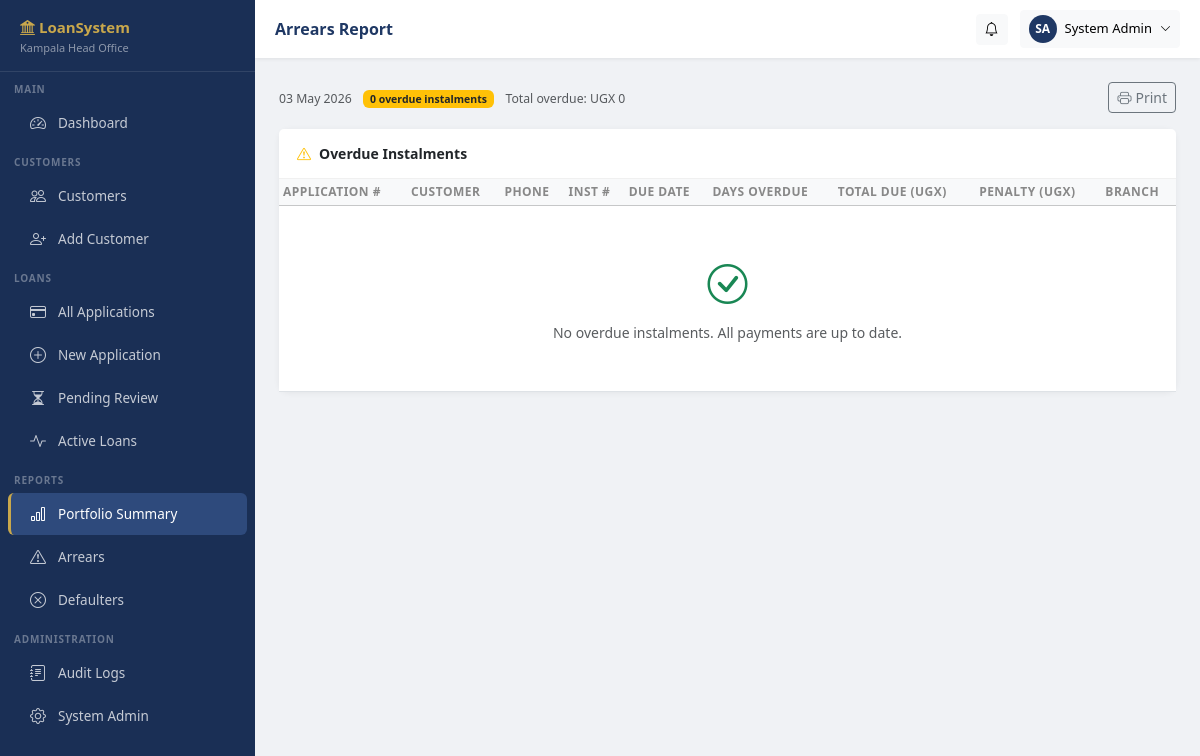
The page /reports/arrears/ (signed in) on the database its author committed.
### apps/accounts/models.py (models this page shows, shortened)
class Branch(models.Model):
    name = models.CharField(max_length=100)
    code = models.CharField(max_length=20, unique=True)
    district = models.CharField(max_length=100)
    address = models.TextField(blank=True)
    phone = models.CharField(max_length=20, blank=True)
    is_head_office = models.BooleanField(default=False)
    is_active = models.BooleanField(default=True)
    created_at = models.DateTimeField(auto_now_add=True)
    class Meta:
        verbose_name_plural = 'Branches'
        ordering = ['name']

class User(AbstractUser):
    ROLE_FIELD_OFFICER    = 'field_officer'
    ROLE_LOAN_OFFICER     = 'loan_officer'
    ROLE_BRANCH_MANAGER   = 'branch_manager'
    ROLE_FINANCE_OFFICER  = 'finance_officer'
    ROLE_MD               = 'managing_director'
    ROLE_ADMIN            = 'admin'
    ROLE_AUDITOR          = 'auditor'
    ROLE_CHOICES = [
        (ROLE_FIELD_OFFICER,   'Field Officer'),
        (ROLE_LOAN_OFFICER,    'Loan Officer'),
        (ROLE_BRANCH_MANAGER,  'Branch Manager'),
        (ROLE_FINANCE_OFFICER, 'Finance Officer'),
        (ROLE_MD,              'Managing Director'),
        (ROLE_ADMIN,           'System Administrator'),
        (ROLE_AUDITOR,         'Internal Auditor'),
    ]
    role   = models.CharField(max_length=30, choices=ROLE_CHOICES, default=ROLE_FIELD_OFFICER)
    branch = models.ForeignKey(Branch, on_delete=models.SET_NULL, null=True, blank=True,
                               related_name='users')
    phone  = models.CharField(max_length=20, blank=True)
    must_change_password = models.BooleanField(default=True)
    last_active = models.DateTimeField(null=True, blank=True)
    failed_login_attempts = models.PositiveSmallIntegerField(default=0)
    locked_at = models.DateTimeField(null=True, blank=True)
    @property
    def is_sys_admin(self):       return self.role == self.ROLE_ADMIN
    @property
    def is_auditor(self):         return self.role == self.ROLE_AUDITOR
    @property
    def sees_all_branches(self):
        return self.role in [self.ROLE_MD, self.ROLE_ADMIN, self.ROLE_AUDITOR]

### apps/reports/views.py (the view)
# urls.py: path('arrears/',    views.arrears_report,      name='arrears'),
@login_required
def arrears_report(request):
    today = date.today()
    overdue_schedules = RepaymentSchedule.objects.filter(
        due_date__lt=today, is_paid=False
    ).select_related('loan__customer', 'loan__product', 'loan__branch')
    if not request.user.sees_all_branches:
        overdue_schedules = overdue_schedules.filter(loan__branch=request.user.branch)
    total_overdue = overdue_schedules.aggregate(
        s=Sum('total_due'))['s'] or 0
    log_action(request.user, 'export', None, after={'report': 'arrears'})
    return render(request, 'reports/arrears.html', {
        'schedules': overdue_schedules[:500],
        'total_overdue': total_overdue,
        'report_date': date.today(),
    })

### apps/accounts/context_processors.py (called while the page is built)
def user_role(request):
    if request.user.is_authenticated:
        return {
            'user_role': request.user.role,
            'user_branch': request.user.branch,
        }
    return {}

### apps/audit/utils.py (called while the page is built)
def log_action(user, action, obj, before=None, after=None, ip=None):
    AuditLog.objects.create(
        user=user,
        action=action,
        model_name=obj.__class__.__name__ if obj else '',
        object_id=str(obj.pk) if obj and hasattr(obj, 'pk') else '',
        object_repr=str(obj) if obj else '',
        before_data=before,
        after_data=after,
        ip_address=ip,
    )

### apps/notifications/context_processors.py (called while the page is built)
def unread_notifications(request):
    if request.user.is_authenticated:
        count = request.user.notifications.filter(is_read=False).count()
        recent = request.user.notifications.filter(is_read=False)[:5]
        return {'unread_notif_count': count, 'recent_notifications': recent}
    return {'unread_notif_count': 0, 'recent_notifications': []}

### templates/reports/arrears.html (shortened to what this page needs)
{% extends "base/base.html" %}
{% load humanize %}
{% block page_title %}Arrears Report{% endblock %}
{% block nav_reports %}active{% endblock %}
{% block content %}
<div class="d-flex justify-content-between align-items-center mb-3">
  <div>
    <span class="text-muted small">{{ report_date|date:"d F Y" }}</span>
    <span class="badge bg-warning text-dark ms-2">{{ schedules|length }} overdue instalment{{ schedules|length|pluralize }}</span>
    <span class="ms-2 text-muted small">Total overdue: UGX {{ total_overdue|floatformat:0|intcomma }}</span>
  </div>
  <button onclick="window.print()" class="btn btn-sm btn-outline-secondary">
    <i class="bi bi-printer me-1"></i>Print
  </button>
</div>
<div class="card">
  <div class="card-header">
    <i class="bi bi-exclamation-triangle me-2 text-warning"></i>Overdue Instalments
  </div>
  <div class="table-responsive">
    <table class="table table-hover table-sm mb-0">
      <thead class="table-light">
        <tr>
          <th>Application #</th>
          <th>Customer</th>
          <th>Phone</th>
          <th>Inst #</th>
          <th>Due Date</th>
          <th>Days Overdue</th>
          <th>Total Due (UGX)</th>
          <th>Penalty (UGX)</th>
          <th>Branch</th>
        </tr>
      </thead>
      <tbody>
        {% for s in schedules %}
        <tr onclick="window.location='{% url 'loans:detail' s.loan.pk %}'" style="cursor:pointer;"
            class="{% if s.days_overdue > 90 %}table-danger{% elif s.days_overdue > 30 %}table-warning{% endif %}">
          <td><code style="font-size:11px;">{{ s.loan.application_number }}</code></td>
          <td>
            <div class="fw-500">{{ s.loan.customer.full_name }}</div>
            <small class="text-muted">{{ s.loan.customer.nin }}</small>
          </td>
          <td style="font-size:12px;">{{ s.loan.customer.primary_phone }}</td>
          <td class="text-center">{{ s.instalment_number }}</td>
          <td>{{ s.due_date|date:"d M Y" }}</td>
          <td>
            <span class="badge {% if s.days_overdue > 90 %}bg-danger{% elif s.days_overdue > 30 %}bg-warning text-dark{% else %}bg-secondary{% endif %}">
              {{ s.days_overdue }} days
            </span>
          </td>
          <td class="fw-500">{{ s.total_due|floatformat:0|intcomma }}</td>
          <td class="text-danger">{{ s.penalty_due|floatformat:0|intcomma }}</td>
          <td style="font-size:11px;">{{ s.loan.branch.code }}</td>
        </tr>
        {% empty %}
        <tr>
          <td colspan="9" class="text-center py-5 text-muted">
            <i class="bi bi-check-circle fs-1 d-block mb-2 text-success"></i>
            No overdue instalments. All payments are up to date.
          </td>
        </tr>
        {% endfor %}
      </tbody>
    </table>
  </div>
</div>
{% endblock %}

### templates/base/base.html (shortened to what this page needs)
<!DOCTYPE html>
<html lang="en">
<head>
<link href="https://cdn.jsdelivr.net/npm/bootstrap@5.3.2/dist/css/bootstrap.min.css" rel="stylesheet">
<link href="https://cdn.jsdelivr.net/npm/bootstrap-icons@1.11.3/font/bootstrap-icons.css" rel="stylesheet">
</head>
<body>
<nav id="sidebar">
  <div class="brand">
    <h5><i class="bi bi-bank2"></i> LoanSystem</h5>
    <small>{% if user_branch %}{{ user_branch.name }}{% else %}Head Office{% endif %}</small>
  </div>
  <div class="nav-section">Main</div>
  <a href="{% url 'dashboard:home' %}" class="nav-link {% block nav_dashboard %}{% endblock %}">
    <i class="bi bi-speedometer2"></i> Dashboard
  </a>
  <div class="nav-section">Customers</div>
  <a href="{% url 'customers:list' %}" class="nav-link {% block nav_customers %}{% endblock %}">
    <i class="bi bi-people"></i> Customers
  </a>
  {% if not request.user.is_auditor %}
  <a href="{% url 'customers:create' %}" class="nav-link">
    <i class="bi bi-person-plus"></i> Add Customer
  </a>
  {% endif %}
  <div class="nav-section">Loans</div>
  <a href="{% url 'loans:list' %}" class="nav-link {% block nav_loans %}{% endblock %}">
    <i class="bi bi-credit-card"></i> All Applications
  </a>
  {% if not request.user.is_auditor %}
  <a href="{% url 'loans:create' %}" class="nav-link">
    <i class="bi bi-plus-circle"></i> New Application
  </a>
  {% endif %}
  <a href="{% url 'loans:list' %}?status=submitted" class="nav-link">
    <i class="bi bi-hourglass-split"></i> Pending Review
  </a>
  <a href="{% url 'loans:list' %}?status=active" class="nav-link">
    <i class="bi bi-activity"></i> Active Loans
  </a>
  <div class="nav-section">Reports</div>
  <a href="{% url 'reports:portfolio' %}" class="nav-link {% block nav_reports %}{% endblock %}">
    <i class="bi bi-bar-chart"></i> Portfolio Summary
  </a>
  <a href="{% url 'reports:arrears' %}" class="nav-link">
    <i class="bi bi-exclamation-triangle"></i> Arrears
  </a>
  <a href="{% url 'reports:defaulters' %}" class="nav-link">
    <i class="bi bi-x-circle"></i> Defaulters
  </a>
  {% if request.user.is_sys_admin or request.user.is_auditor %}
  <div class="nav-section">Administration</div>
  <a href="{% url 'audit:logs' %}" class="nav-link">
    <i class="bi bi-journal-text"></i> Audit Logs
  </a>
  <a href="/admin/" class="nav-link">
    <i class="bi bi-gear"></i> System Admin
  </a>
  {% endif %}
  <div style="height: 40px;"></div>
</nav>
<header id="topbar">
  <span class="page-title">{% block page_title %}Dashboard{% endblock %}</span>
  <div class="dropdown">
    <button class="btn btn-light btn-sm btn-notif" data-bs-toggle="dropdown">
      <i class="bi bi-bell"></i>
    </button>
  </div>
  <div class="dropdown">
    <button class="btn btn-light btn-sm d-flex align-items-center gap-2" data-bs-toggle="dropdown">
      <div style="width:28px;height:28px;border-radius:50%;background:var(--primary);
                  color:#fff;font-size:12px;display:flex;align-items:center;justify-content:center;font-weight:700;">
        {{ request.user.first_name|first|upper }}{{ request.user.last_name|first|upper }}
      </div>
      <span class="d-none d-md-inline" style="font-size:13px;">{{ request.user.get_full_name|default:request.user.username }}</span>
      <i class="bi bi-chevron-down" style="font-size:11px;"></i>
    </button>
  </div>
</header>
<main id="main">
  {% block content %}{% endblock %}
</main>
</body>
</html>

### templates/base/base.html (style rules this page uses)
:root { --sidebar-w: 255px; --topbar-h: 58px; --primary: #1F3864; --accent: #C9A84C; --sidebar-bg: #1a2f55; --sidebar-hover: #2e4a7c; }
body { background: #f0f2f5; font-family: 'Segoe UI', Arial, sans-serif; font-size: 14px; }
#sidebar { position: fixed; top: 0; left: 0; width: var(--sidebar-w); height: 100vh; background: var(--sidebar-bg); overflow-y: auto; z-index: 1040; transition: transform .25s; }
#sidebar .brand { padding: 18px 20px 14px; border-bottom: 1px solid rgba(255,255,255,.1); }
#sidebar .brand h5 { color: var(--accent); font-weight: 700; margin: 0; font-size: 15px; }
#sidebar .brand small { color: rgba(255,255,255,.5); font-size: 11px; }
#sidebar .nav-section { padding: 10px 14px 4px; font-size: 10px; font-weight: 600; letter-spacing: .08em; color: rgba(255,255,255,.35); text-transform: uppercase; }
#sidebar .nav-link { color: rgba(255,255,255,.75); padding: 9px 20px; border-radius: 6px; margin: 1px 8px; font-size: 13.5px; display: flex; align-items: center; gap: 10px; transition: all .15s; }
#sidebar .nav-link:hover, #sidebar .nav-link.active { background: var(--sidebar-hover); color: #fff; }
#sidebar .nav-link.active { border-left: 3px solid var(--accent); padding-left: 17px; }
#sidebar .nav-link i { font-size: 16px; width: 20px; text-align: center; }
#topbar { position: fixed; top: 0; left: var(--sidebar-w); right: 0; height: var(--topbar-h); background: #fff; box-shadow: 0 1px 4px rgba(0,0,0,.08); z-index: 1030; display: flex; align-items: center; padding: 0 20px; gap: 12px; }
#topbar .page-title { font-weight: 600; font-size: 16px; color: var(--primary); flex: 1; }
#topbar .btn-notif { position: relative; }
#main { margin-left: var(--sidebar-w); margin-top: var(--topbar-h); padding: 24px; min-height: calc(100vh - var(--topbar-h)); }
.card { border: none; border-radius: 10px; box-shadow: 0 1px 6px rgba(0,0,0,.06); }
.card-header { background: #fff; border-bottom: 1px solid #f0f0f0; font-weight: 600; padding: 14px 18px; }
.table th { font-size: 12px; text-transform: uppercase; letter-spacing: .04em; color: #888; font-weight: 600; }

### rows shown on the page
Branch: name "Kampala Head Office"
User: user.first_name|first "S", user.last_name|first "A", user.get_full_name "System Admin"

### other values the page prints
{{ schedules|length }} "0"
{{ total_overdue|floatformat:0|intcomma }} "0"
